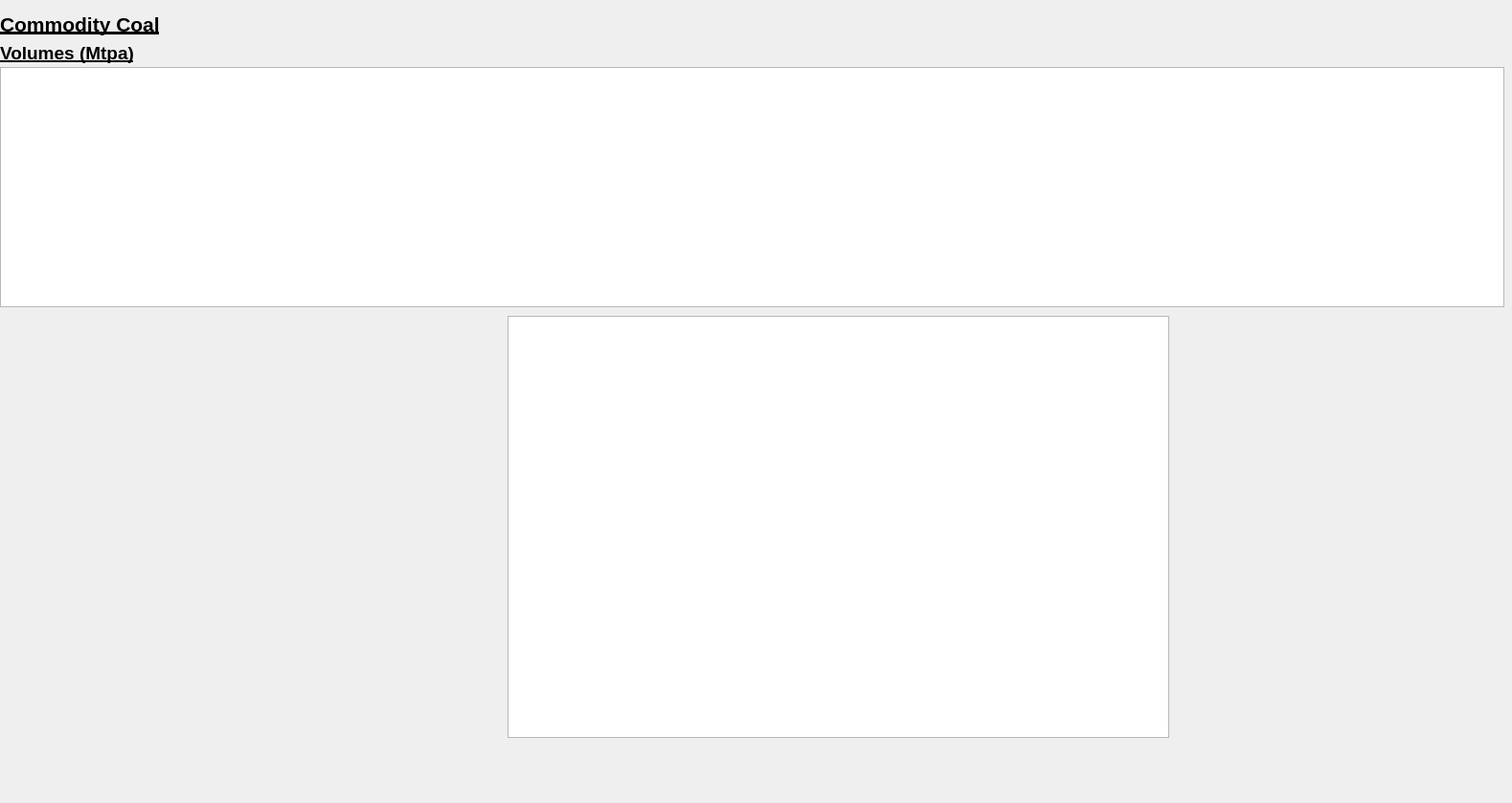
      <widget class="QWidget" name="scrollAreaWidgetContents_4">
       <property name="geometry">
        <rect>
         <x>0</x>
         <y>0</y>
         <width>1579</width>
         <height>839</height>
        </rect>
       </property>
       <widget class="QLabel" name="label_100">
        <property name="geometry">
         <rect>
          <x>0</x>
          <y>10</y>
          <width>171</width>
          <height>31</height>
         </rect>
        </property>
        <property name="text">
         <string>&lt;html&gt;&lt;head/&gt;&lt;body&gt;&lt;p&gt;&lt;span style=&quot; font-size:16pt; font-weight:700; text-decoration: underline;&quot;&gt;Commodity Coal&lt;/span&gt;&lt;/p&gt;&lt;/body&gt;&lt;/html&gt;</string>
        </property>
       </widget>
       <widget class="QLabel" name="label_101">
        <property name="geometry">
         <rect>
          <x>0</x>
          <y>40</y>
          <width>171</width>
          <height>31</height>
         </rect>
        </property>
        <property name="text">
         <string>&lt;html&gt;&lt;head/&gt;&lt;body&gt;&lt;p&gt;&lt;span style=&quot; font-size:14pt; font-weight:700; text-decoration: underline;&quot;&gt;Volumes (Mtpa)&lt;/span&gt;&lt;/p&gt;&lt;/body&gt;&lt;/html&gt;</string>
        </property>
       </widget>
       <widget class="QTableWidget" name="commodityTabTable">
        <property name="geometry">
         <rect>
          <x>0</x>
          <y>70</y>
          <width>1571</width>
          <height>251</height>
         </rect>
        </property>
       </widget>
       <widget class="QGraphicsView" name="commodityTabGraph">
        <property name="geometry">
         <rect>
          <x>530</x>
          <y>330</y>
          <width>691</width>
          <height>441</height>
         </rect>
        </property>
       </widget>
      </widget>
